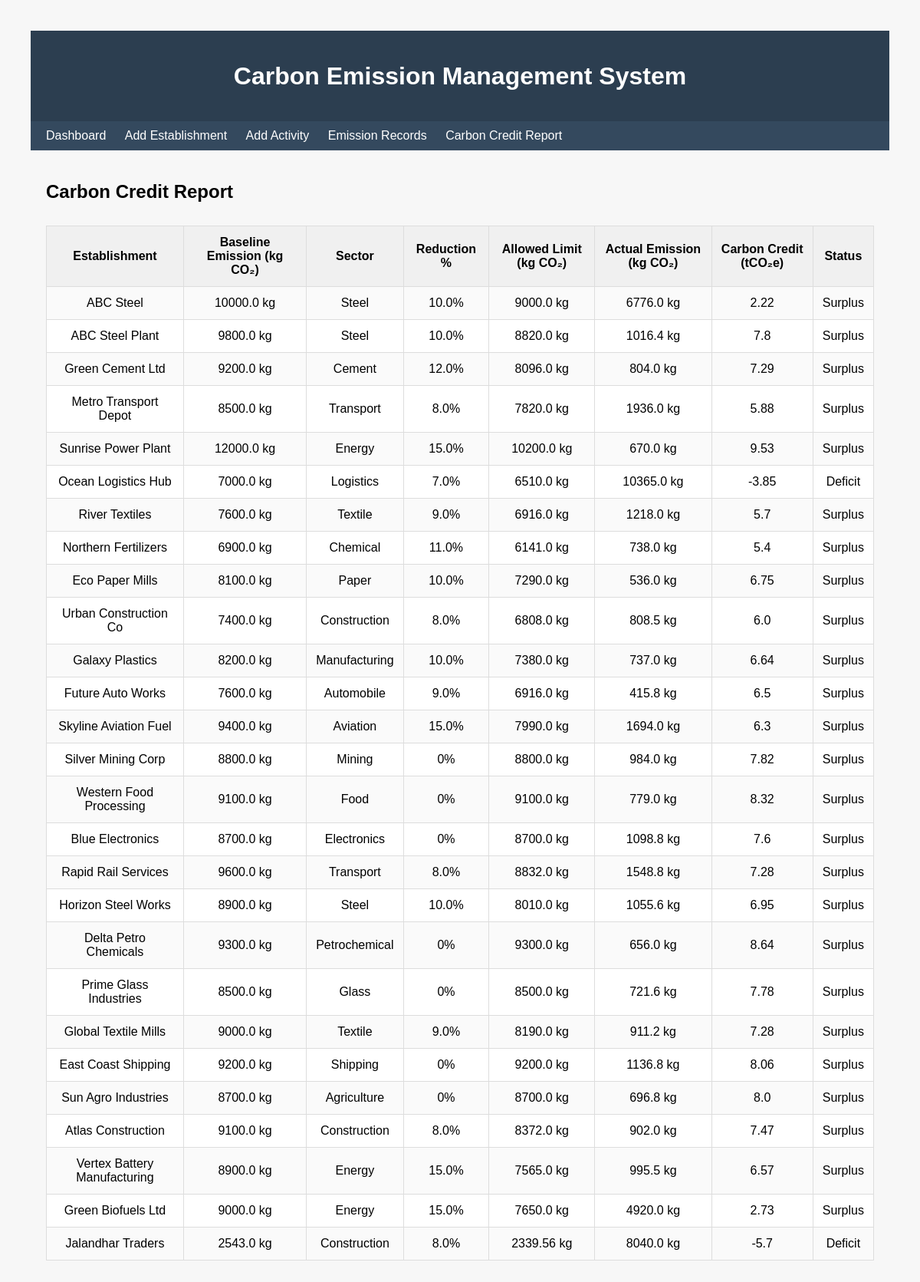
The page /report on the database as committed earlier.
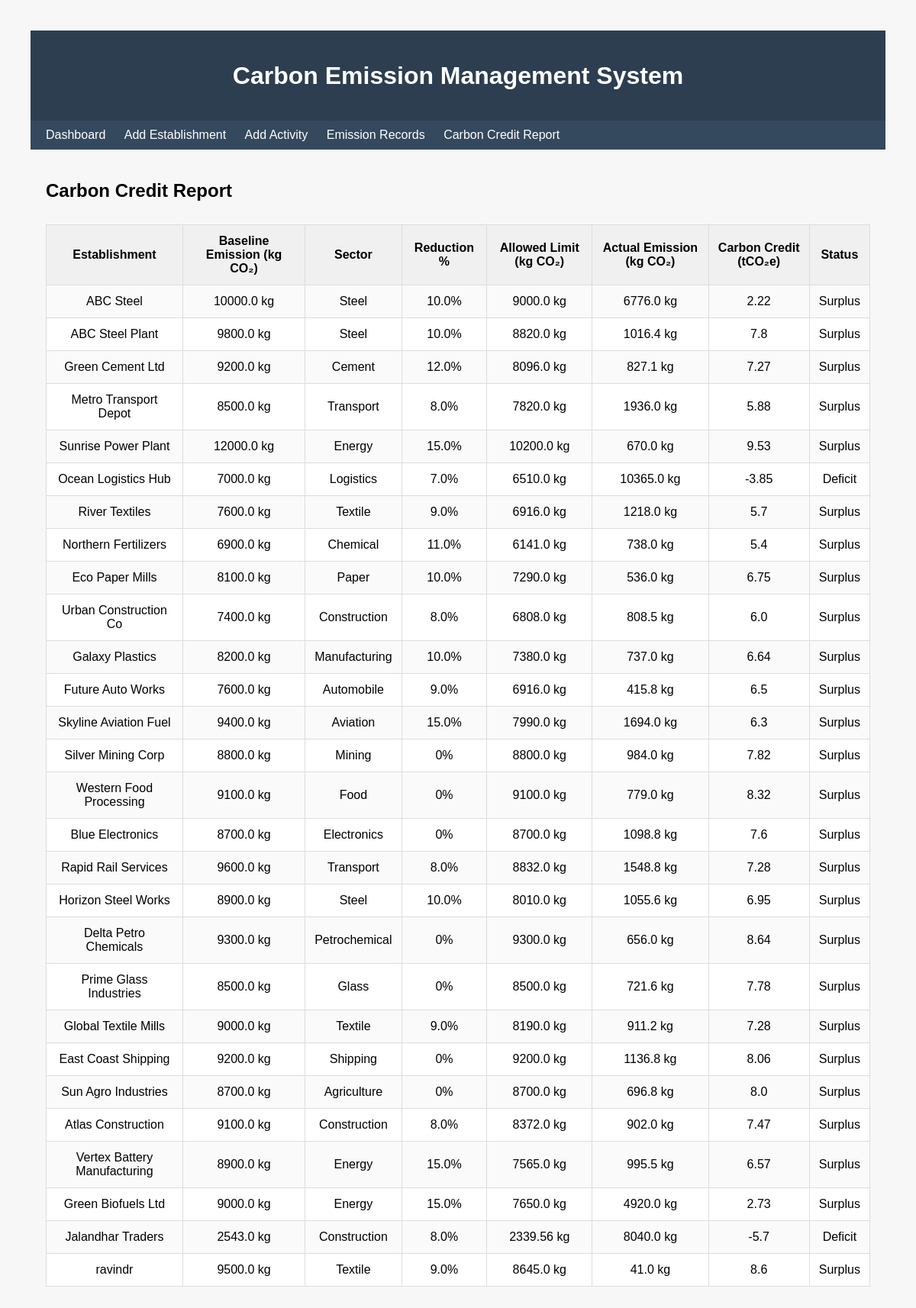
The same page on the database as committed later.
### tables this page shows
CREATE TABLE Establishment (    est_id INTEGER PRIMARY KEY AUTOINCREMENT,    est_name TEXT NOT NULL,    est_type TEXT,    location TEXT);

### app.py (the view)
@app.route("/report")
def report():
    with sqlite3.connect("cc.db") as conn:
        conn.row_factory = sqlite3.Row
    rows = conn.execute("SELECT * FROM Carbon_Report_View").fetchall()
    data = []
    for r in rows:
        credit = r["carbon_credit"] if r["carbon_credit"] is not None else 0
        if credit > 0:
            status = "Surplus"
        elif credit < 0:
            status = "Deficit"
        else:
            status = "Neutral"
        data.append({
          "name": r["est_name"],
          "sector": r["sector"],
          "reduction": r["reduction_percent"] or 0,
          "baseline": r["baseline_emission_kg"],
          "allowed": r["allowed_limit"],
          "actual": r["actual_emission"],
          "credit": round(credit,2),
          "status": status
         })
    return render_template("report.html", rows=data)

### templates/report.html
{% extends "base.html" %}
{% block content %}
<h2>Carbon Credit Report</h2>
<table border="1">
<tr>
<th>Establishment</th>
<th>Baseline Emission (kg CO₂)</th>
<th>Sector</th>
<th>Reduction %</th>
<th>Allowed Limit (kg CO₂)</th>
<th>Actual Emission (kg CO₂)</th>
<th>Carbon Credit (tCO₂e)</th>
<th>Status</th>
</tr>
{% for r in rows %}
<tr>
<td>{{ r.name }}</td>
<td>{{ r.baseline }} kg</td>
<td>{{ r.sector }}</td>
<td>{{ r.reduction }}%</td>
<td>{{ r.allowed }} kg</td>
<td>{{ r.actual }} kg</td>
<td>{{ r.credit }}</td>
<td>{{ r.status }}</td>
</tr>
{% endfor %}
</table>
{% endblock %}

### templates/base.html (shortened to what this page needs)
<!DOCTYPE html>
<html>
<head>
    <link rel="stylesheet" href="/static/style.css">
</head>
<body>
<header>
    <h1>Carbon Emission Management System</h1>
</header>
<nav>
    <a href="/">Dashboard</a>
    <a href="/add_establishment">Add Establishment</a>
    <a href="/add_activity">Add Activity</a>
    <a href="/emissions">Emission Records</a>
    <a href="/report">Carbon Credit Report</a>
</nav>
<div class="container">
{% block content %}
{% endblock %}
</div>
</body>
</html>

### static/style.css (style rules this page uses)
body { font-family: Arial , sans-serif; background:#f7f7f7; margin: 40px;; }
h1, h2 { margin-bottom: 20px; }
header { background:#2c3e50; color:white; padding:20px; text-align:center; }
nav { background:#34495e; padding:10px; }
nav a { color:white; margin:10px; text-decoration:none; }
.container { padding:20px; }
table { width:100%; border-collapse:collapse; background:white; margin-top: 30px; }
table th, table td { border:1px solid #ddd; padding:12px; text-align: center; }
th { background: #f0f0f0; }
tr:nth-child(even) { background: #fafafa; }

Rows that differ between the two databases and show on the page:
computed for Establishment "Green Cement Ltd": actual "804.0" → "827.1"; credit "7.29" → "7.27"
added Establishment: name "ravindr", baseline "9500.0", sector "Textile", reduction "9.0", allowed "8645.0", actual "41.0", credit "8.6", status "Surplus"
